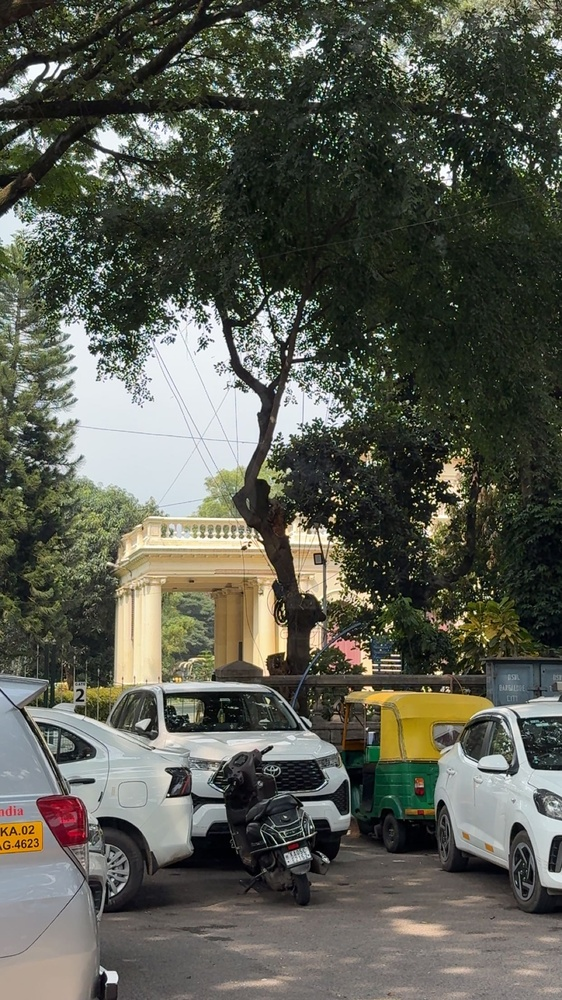
#> input picture input-IMG/5b369f9c-02fd-41ad-adc2-88f81ffe7075.jpg, 562 x 1000 px, shrunk from 1242 x 2208 before the run; its folder holds only this picture in this run
$ python -i spectral.py   (imports and definitions only)
#> lines starting #> are read from the running program, lines starting #| are printed output that depends on the picture
import os
import random
import math
import numpy as np
from PIL import Image, ImageFilter, ImageEnhance, ImageOps

# =========================================================
# CONFIG
# =========================================================
INPUT_FOLDER = "wallter"
OUTPUT_FOLDER = "spectral_poster_pack"
SUPPORTED_EXTENSIONS = (".jpg", ".jpeg", ".png", ".webp")

FILTERS = [
    "cobalt_mask",
    "toxic_thermal",
    "melted_halo",
    "rainbow_chapel",
    "graveyard_acid",
    "spectral_void",
    "pastel_angel",
    "neon_church",
    "aurora_statue",
]

# =========================================================
# UTILS
# =========================================================
def ensure_output_folder():
    os.makedirs(OUTPUT_FOLDER, exist_ok=True)

def load_image(path):
    return Image.open(path).convert("RGB")

def save_image(img, path):
    img.save(path)

def np_img(img):
    return np.array(img).astype(np.uint8)

def pil_img(arr):
    return Image.fromarray(np.clip(arr, 0, 255).astype(np.uint8))

def clamp_u8(arr):
    return np.clip(arr, 0, 255).astype(np.uint8)

def add_noise(arr, strength=10):
    noise = np.random.randint(-strength, strength + 1, arr.shape, dtype=np.int16)
    out = arr.astype(np.int16) + noise
    return clamp_u8(out)

def blend(a, b, alpha=0.5):
    af = a.astype(np.float32)
    bf = b.astype(np.float32)
    out = af * (1 - alpha) + bf * alpha
    return clamp_u8(out)

def rgb_shift(arr, max_shift=6):
    out = np.zeros_like(arr)
    for c in range(3):
        dx = random.randint(-max_shift, max_shift)
        dy = random.randint(-max_shift, max_shift)
        out[:, :, c] = np.roll(np.roll(arr[:, :, c], dy, axis=0), dx, axis=1)
    return out

def posterize_np(arr, bits=3):
    shift = 8 - bits
    return ((arr >> shift) << shift).astype(np.uint8)

def grayscale_arr(img):
    return np.array(ImageOps.grayscale(img))

# [6 lines left out: function add_scanlines, not called in this run]

def contrast_prep(img, contrast=(1.5, 3.0), color=(1.3, 3.0), sharpness=(1.0, 2.8)):
    img = ImageEnhance.Contrast(img).enhance(random.uniform(*contrast))
    img = ImageEnhance.Color(img).enhance(random.uniform(*color))
    img = ImageEnhance.Sharpness(img).enhance(random.uniform(*sharpness))
    return img

# =========================================================
# PALETTES
# =========================================================
PALETTES = {
    "cobalt_mask": [
        (5, 5, 10),
        (20, 30, 120),
        (50, 80, 255),
        (180, 180, 30),
        (240, 240, 80),
    ],
    "toxic_thermal": [
        (0, 0, 120),
        (0, 180, 255),
        (0, 255, 140),
        (255, 255, 0),
        (255, 100, 0),
        (255, 0, 255),
    ],
    "rainbow": [
        (0, 0, 255),
        (0, 255, 255),
        (0, 255, 0),
        (255, 255, 0),
        (255, 0, 0),
        (255, 0, 255),
    ],
    "graveyard": [
        (0, 0, 0),
        (40, 0, 90),
        (0, 120, 255),
        (0, 255, 120),
        (255, 0, 255),
        (255, 255, 0),
    ],
    "pastel": [
        (240, 220, 255),
        (210, 240, 255),
        (255, 240, 220),
        (255, 220, 255),
        (220, 255, 230),
        (255, 255, 255),
    ],
    "neon_dark": [
        (0, 0, 0),
        (0, 255, 255),
        (255, 0, 255),
        (255, 255, 0),
        (255, 255, 255),
    ],
    "aurora": [
        (20, 0, 120),
        (120, 0, 255),
        (0, 180, 255),
        (120, 255, 180),
        (255, 0, 255),
        (255, 120, 0),
    ],
}

def false_color_map(gray_arr, palette):
    h, w = gray_arr.shape
    norm = gray_arr.astype(np.float32) / 255.0
    segments = len(palette) - 1

    scaled = norm * segments
    idx = np.floor(scaled).astype(np.int32)
    frac = scaled - idx
    idx = np.clip(idx, 0, segments - 1)

    p1 = np.array([palette[i] for i in idx.flatten()], dtype=np.float32).reshape(h, w, 3)
    p2 = np.array([palette[i + 1] for i in idx.flatten()], dtype=np.float32).reshape(h, w, 3)

    frac3 = frac[:, :, None]
    out = p1 * (1 - frac3) + p2 * frac3
    return clamp_u8(out)

# =========================================================
# EDGE / CONTOUR HELPERS
# =========================================================
def edge_mask(img, threshold=70):
    edges = img.filter(ImageFilter.FIND_EDGES).convert("L")
    edges = ImageEnhance.Contrast(edges).enhance(3.0)
    arr = np.array(edges)
    return np.where(arr > threshold, 255, 0).astype(np.uint8)

def apply_black_edges(color_arr, mask, strength=0.8):
    out = color_arr.astype(np.float32)
    mask3 = (mask[:, :, None] / 255.0) * strength
    out = out * (1 - mask3)
    return clamp_u8(out)

# [37 lines left out: functions apply_white_edges, neon_edge_overlay, top_region_gradient, not called in this run]

def banded_wave_sky_overlay(h, w, palette):
    """
    Banded sky overlay with horizontal waves like rainbow church.
    Creates quantized levels with sinusoidal edge distortion.
    """
    yy, xx = np.mgrid[0:h, 0:w]

    # Base vertical gradient with horizontal wave distortion
    t = (yy / max(1, h - 1)) * 0.85 + 0.15 * np.sin(xx / max(1, w) * math.pi * random.uniform(1.5, 4.0))
    t = np.clip(t, 0, 1)

    # Quantize into discrete bands
    levels = random.choice([4, 5, 6, 7])
    t = np.floor(t * levels) / levels
    gray = clamp_u8(t * 255)

    return false_color_map(gray, palette)

# [91 lines left out: functions wave_sky_overlay, radial_halo, blend_top_region, blend_wave_sky, not called in this run]

# =========================================================
# CORE STYLE BUILDERS
# =========================================================
def build_false_color(img, palette_name, poster_bits=(2, 4), blend_original=(0.1, 0.35), black_edges=True, white_edges=False):
    base = contrast_prep(img)

    if random.random() < 0.55:
        base = ImageOps.solarize(base, threshold=random.randint(70, 180))
    if random.random() < 0.18:
        base = ImageOps.invert(base)

    gray = grayscale_arr(base)
    gray = posterize_np(gray, bits=random.choice(list(range(poster_bits[0], poster_bits[1] + 1))))

    color = false_color_map(gray, PALETTES[palette_name])

    orig = np_img(base)
    color = blend(color, orig, alpha=random.uniform(*blend_original))

    mask = edge_mask(base, threshold=random.randint(55, 110))
    if black_edges:
        color = apply_black_edges(color, mask, strength=random.uniform(0.25, 0.85))
    if white_edges:
        color = apply_white_edges(color, mask, strength=random.uniform(0.2, 0.75))

    return color, base

# =========================================================
# FILTER 1: COBALT MASK
# Blue face + yellow background + contour cut
# =========================================================
# [91 lines left out: functions filter_cobalt_mask, filter_toxic_thermal, filter_melted_halo, not called in this run]

# =========================================================
# FILTER 4: RAINBOW CHAPEL
# Hard rainbow sky + architecture contours
# =========================================================
def filter_rainbow_chapel(img):
    color, base = build_false_color(
        img,
        "graveyard",
        poster_bits=(2, 4),
        blend_original=(0.08, 0.22),
        black_edges=True,
        white_edges=False
    )

    h, w, _ = color.shape
    # Apply banded wave sky overlay with rainbow church sky colors
    rainbow_church_sky = [
        (0, 0, 255),
        (0, 255, 255),
        (0, 255, 0),
        (255, 255, 0),
        (255, 0, 0),
        (255, 0, 255),
    ]
    sky_grad = banded_wave_sky_overlay(h, w, rainbow_church_sky)

    # Create sky mask based on height
    yy = np.arange(h, dtype=np.float32)
    sky_mask = np.clip(1.0 - (yy / max(1, h - 1)) * 1.2, 0, 1)[:, None, None]

    # Blend with rainbow church intensity
    alpha = sky_mask * random.uniform(0.18, 0.45)
    out = clamp_u8(color.astype(np.float32) * (1 - alpha) + sky_grad.astype(np.float32) * alpha)

    # neon contour overlay
    if random.random() < 0.75:
        neon = neon_edge_overlay(base)
        out = blend(out, neon, alpha=random.uniform(0.12, 0.28))

    out = rgb_shift(out, max_shift=random.randint(1, 5))
    out = add_noise(out, strength=random.randint(4, 10))
    return pil_img(out)

# =========================================================
# FILTER 5: GRAVEYARD ACID
# Statue / monument toxic saturated false-color
# =========================================================
# [153 lines left out: functions filter_graveyard_acid, filter_spectral_void, filter_pastel_angel, filter_neon_church, filter_aurora_statue, not called in this run]

# =========================================================
# DISPATCH
# =========================================================
FILTER_FUNCTIONS = {
    "cobalt_mask": filter_cobalt_mask,
    "toxic_thermal": filter_toxic_thermal,
    "melted_halo": filter_melted_halo,
    "rainbow_chapel": filter_rainbow_chapel,
    "graveyard_acid": filter_graveyard_acid,
    "spectral_void": filter_spectral_void,
    "pastel_angel": filter_pastel_angel,
    "neon_church": filter_neon_church,
    "aurora_statue": filter_aurora_statue,
}

def apply_filter(img, filter_name):
    return FILTER_FUNCTIONS[filter_name](img)

# =========================================================
# MAIN
# =========================================================
# [30 lines left out: function process_images, not called in this run]

# [2 lines not run here, left out]

>>> from PIL import Image
>>> picture = Image.open('../../input-IMG/5b369f9c-02fd-41ad-adc2-88f81ffe7075.jpg')
#> picture is the input picture: PIL image 562x1000 RGB; mean R, G, B 89.3, 91.3, 80.9
>>> result = filter_rainbow_chapel(picture)
#> in contrast_prep, `img = ImageEnhance.Color(img).enhance(random.uniform(*color))`:
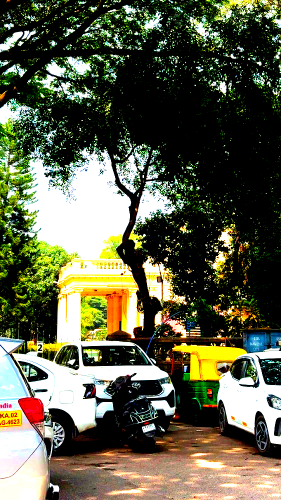
#> img: PIL image 562x1000 RGB (shown at 1/2 size); mean R, G, B 94.9, 96.1, 72.5
#> in build_false_color, `base = ImageOps.solarize(base, threshold=random.randint(70, 180))`:
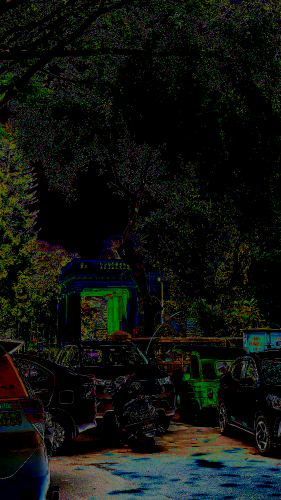
#> base: PIL image 562x1000 RGB (shown at 1/2 size); mean R, G, B 15.4, 19, 13.5
#> in false_color_map, `idx = np.floor(scaled).astype(np.int32)`:
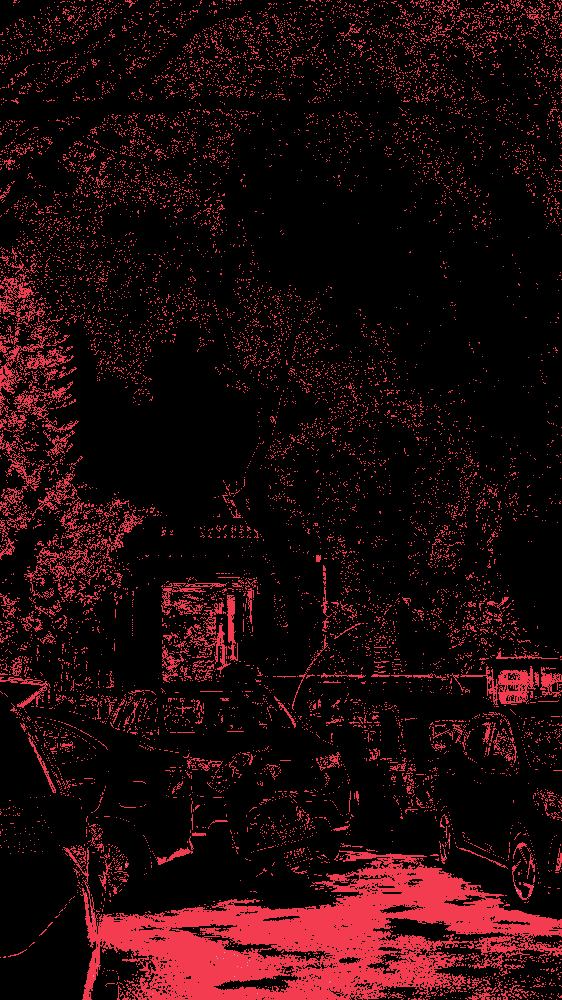
#> idx: shape (1000, 562) int32; 3 distinct labels, from 0 to 2; one colour per label, 0 black
#> in false_color_map, `p2 = np.array([palette[i + 1] for i in idx.flatten()], dtype=np.float3..`:
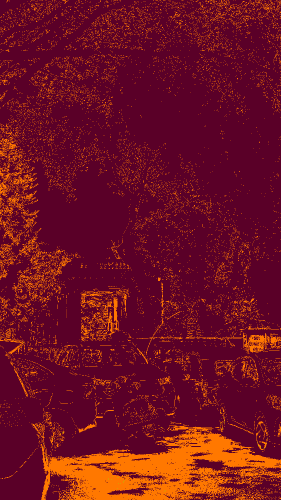
#> p2: shape (1000, 562, 3) float32 (shown at 1/2 size); mean of channels 0, 1, 2 34.7, 15.8, 111.1; drawn as B, G, R
#> in edge_mask, `return np.where(arr > threshold, 255, 0).astype(np.uint8)`:
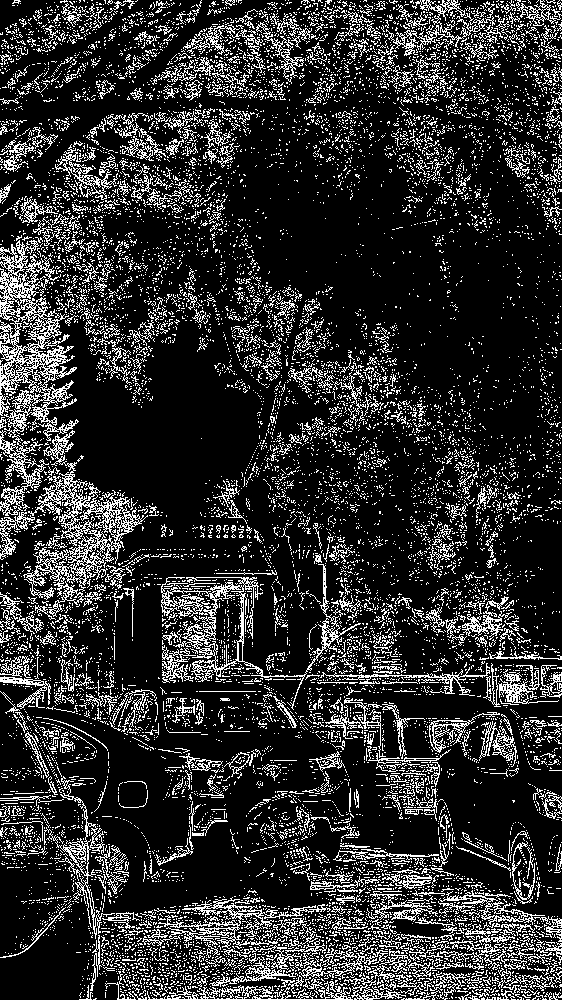
#> returned value: shape (1000, 562); 18.1% white in thin lines or dots
#> in false_color_map (call 2), `idx = np.floor(scaled).astype(np.int32)`:
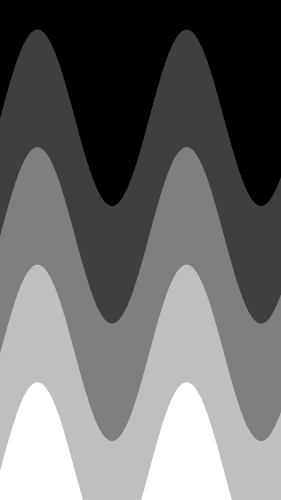
#> scaled: shape (1000, 562) float32 (shown at 1/2 size); min 0, max 4, mean 1.69; drawn with min black and max white
#> in add_noise, `out = arr.astype(np.int16) + noise`:
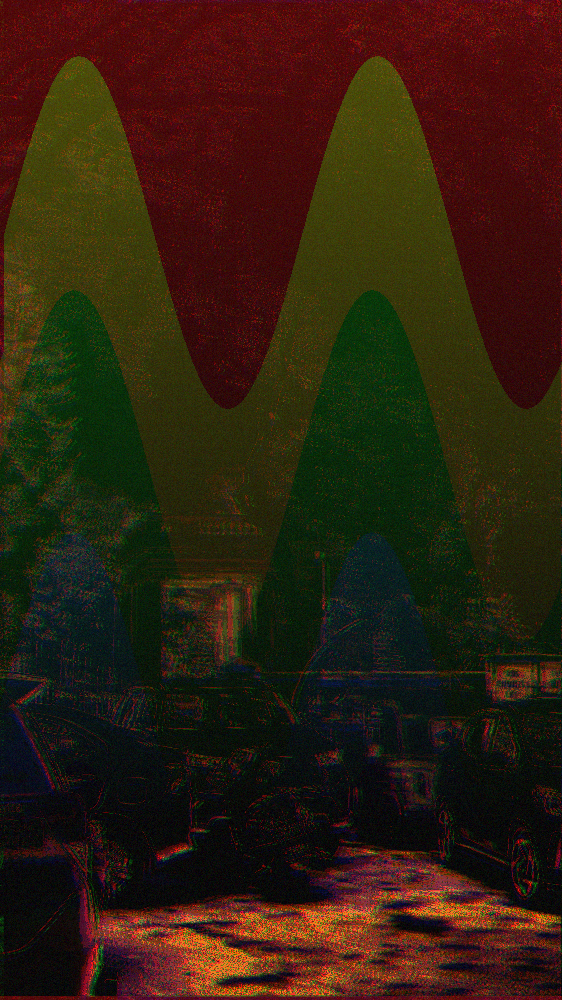
#> out: shape (1000, 562, 3) int16; mean of channels 0, 1, 2 5, 19.6, 34.1; drawn with min black and max white

$ run again, on input-IMG/lake.jpg
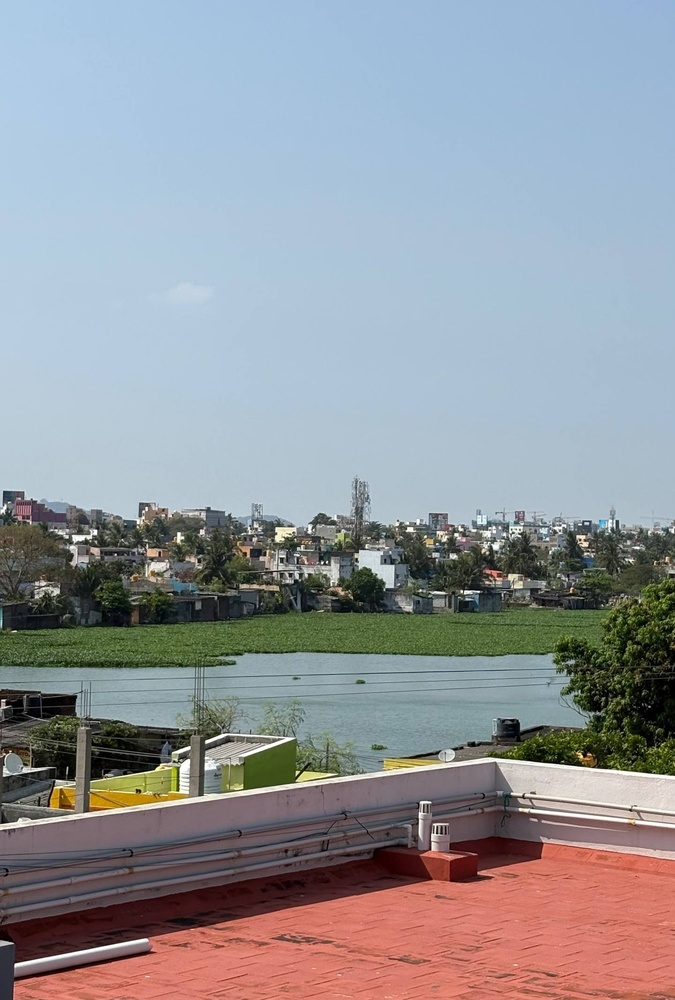
#> input picture input-IMG/lake.jpg, 675 x 1000 px, shrunk from 1440 x 2132 before the run
#> picture is the input picture: PIL image 675x1000 RGB; mean R, G, B 146.6, 150, 155.7
#> idx: shape (1000, 675) int32; 3 distinct labels, from 0 to 2
#> in edge_mask, `return np.where(arr > threshold, 255, 0).astype(np.uint8)`:
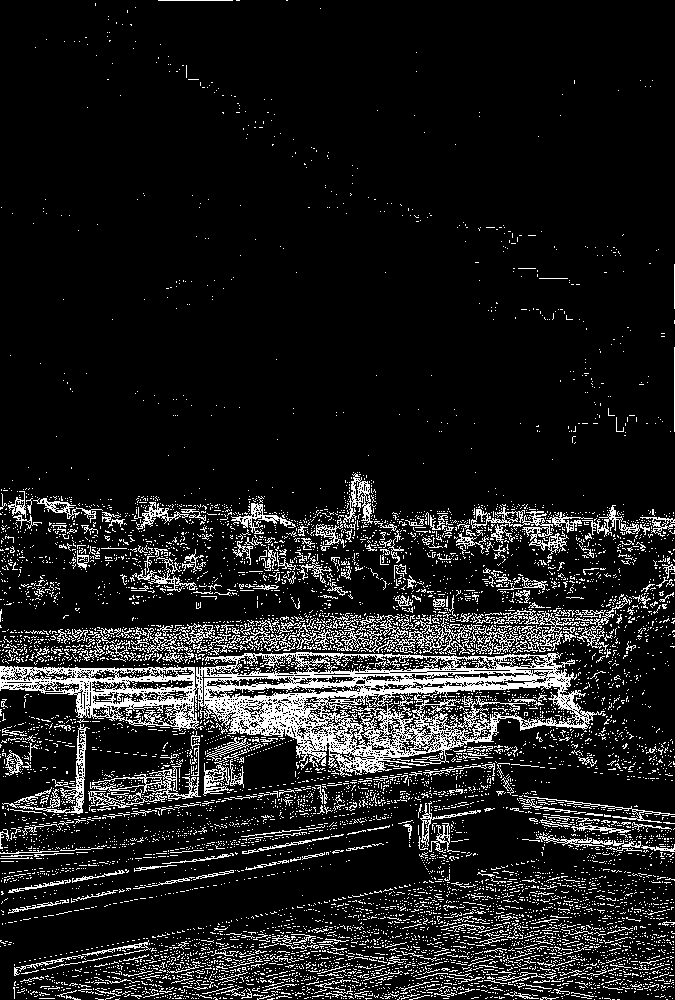
#> returned value: shape (1000, 675); 11.5% white in thin lines or dots
#> mask3: shape (1000, 675, 1) float64; values 0 (black) and 0.6 (white), 11.5% white in thin lines or dots
#> after the loop in rgb_shift, `for c in range(3):`:
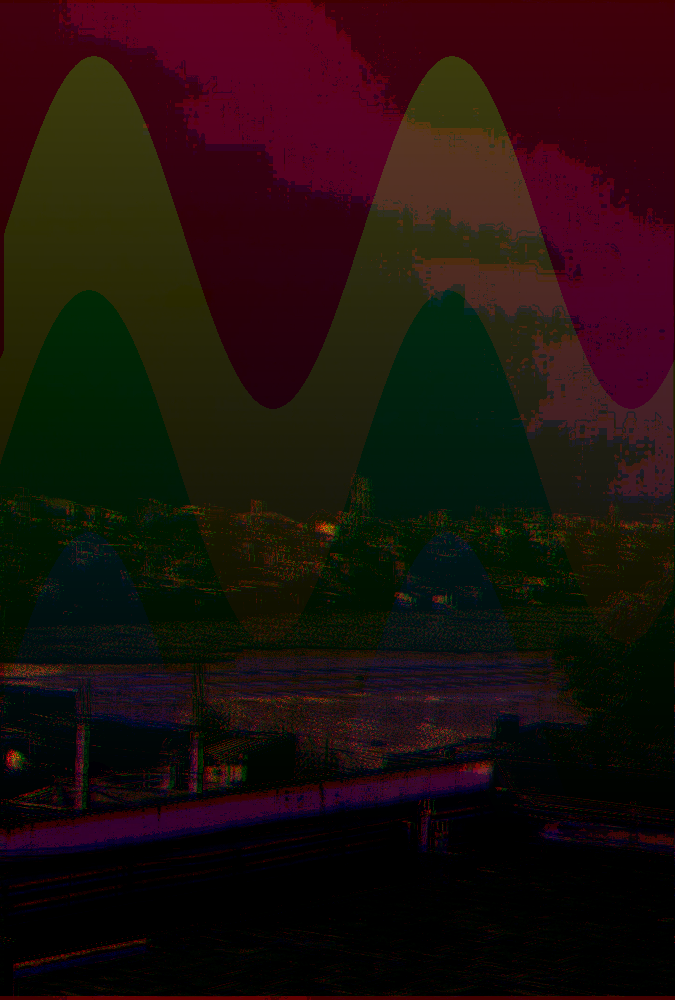
#> out: shape (1000, 675, 3); mean of channels 0, 1, 2 12.7, 15.8, 30.6; drawn as B, G, R
